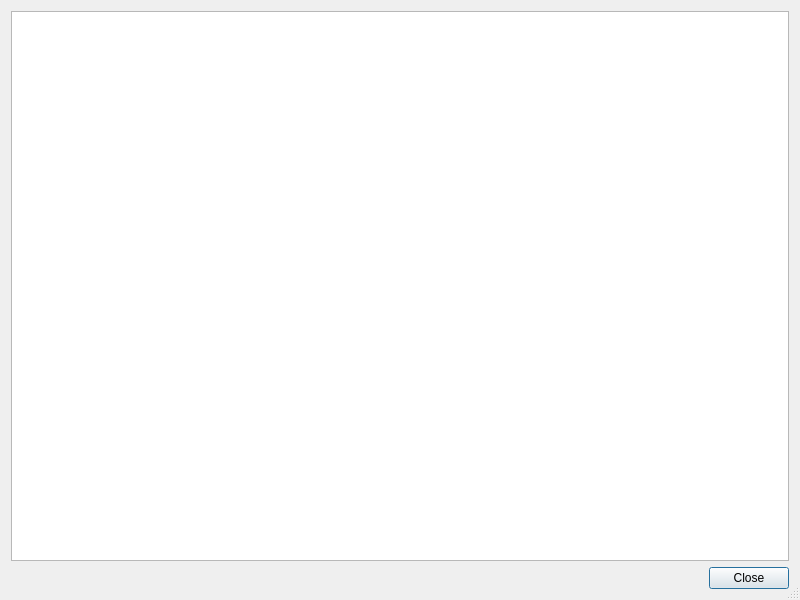
<?xml version="1.0" encoding="UTF-8"?>
<ui version="4.0">
 <class>ViewEstimated</class>
 <widget class="QDialog" name="ViewEstimated">
  <property name="geometry">
   <rect>
    <x>0</x>
    <y>0</y>
    <width>800</width>
    <height>600</height>
   </rect>
  </property>
  <property name="windowTitle">
   <string>View estimated data</string>
  </property>
  <property name="sizeGripEnabled">
   <bool>true</bool>
  </property>
  <layout class="QVBoxLayout" name="verticalLayout">
   <item>
    <widget class="QTreeView" name="twSubjects">
     <property name="headerHidden">
      <bool>false</bool>
     </property>
     <attribute name="headerShowSortIndicator" stdset="0">
      <bool>false</bool>
     </attribute>
    </widget>
   </item>
   <item>
    <widget class="QDialogButtonBox" name="buttonBox">
     <property name="orientation">
      <enum>Qt::Horizontal</enum>
     </property>
     <property name="standardButtons">
      <set>QDialogButtonBox::Close</set>
     </property>
    </widget>
   </item>
  </layout>
 </widget>
 <resources/>
 <connections>
  <connection>
   <sender>buttonBox</sender>
   <signal>accepted()</signal>
   <receiver>ViewEstimated</receiver>
   <slot>accept()</slot>
   <hints>
    <hint type="sourcelabel">
     <x>248</x>
     <y>254</y>
    </hint>
    <hint type="destinationlabel">
     <x>157</x>
     <y>274</y>
    </hint>
   </hints>
  </connection>
  <connection>
   <sender>buttonBox</sender>
   <signal>rejected()</signal>
   <receiver>ViewEstimated</receiver>
   <slot>reject()</slot>
   <hints>
    <hint type="sourcelabel">
     <x>316</x>
     <y>260</y>
    </hint>
    <hint type="destinationlabel">
     <x>286</x>
     <y>274</y>
    </hint>
   </hints>
  </connection>
 </connections>
</ui>
